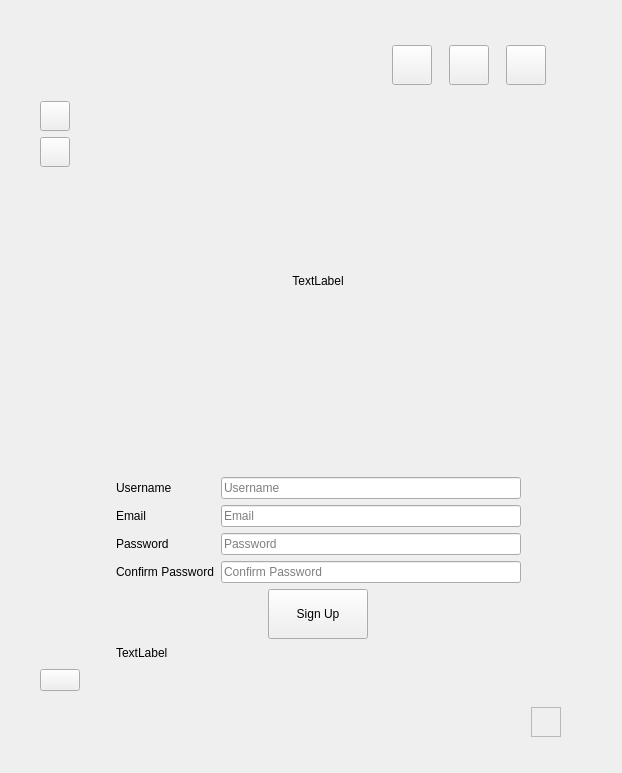
<?xml version="1.0" encoding="UTF-8"?>
<ui version="4.0">
 <class>QWidget</class>
 <widget class="QWidget" name="QWidget">
  <property name="geometry">
   <rect>
    <x>0</x>
    <y>0</y>
    <width>622</width>
    <height>773</height>
   </rect>
  </property>
  <property name="windowTitle">
   <string>Form</string>
  </property>
  <widget class="QWidget" name="verticalLayoutWidget_3">
   <property name="geometry">
    <rect>
     <x>30</x>
     <y>45</y>
     <width>531</width>
     <height>692</height>
    </rect>
   </property>
   <layout class="QVBoxLayout" name="verticalLayout_3">
    <property name="sizeConstraint">
     <enum>QLayout::SetNoConstraint</enum>
    </property>
    <item>
     <layout class="QHBoxLayout" name="horizontalLayout_4">
      <property name="sizeConstraint">
       <enum>QLayout::SetMinAndMaxSize</enum>
      </property>
      <item>
       <widget class="QLabel" name="label_8">
        <property name="maximumSize">
         <size>
          <width>100</width>
          <height>100</height>
         </size>
        </property>
        <property name="text">
         <string/>
        </property>
       </widget>
      </item>
      <item>
       <widget class="QLabel" name="label_9">
        <property name="maximumSize">
         <size>
          <width>100</width>
          <height>100</height>
         </size>
        </property>
        <property name="text">
         <string/>
        </property>
        <property name="scaledContents">
         <bool>false</bool>
        </property>
       </widget>
      </item>
      <item>
       <widget class="QLabel" name="label_10">
        <property name="maximumSize">
         <size>
          <width>100</width>
          <height>100</height>
         </size>
        </property>
        <property name="text">
         <string/>
        </property>
       </widget>
      </item>
      <item>
       <widget class="QPushButton" name="Minimize">
        <property name="maximumSize">
         <size>
          <width>40</width>
          <height>40</height>
         </size>
        </property>
        <property name="text">
         <string/>
        </property>
       </widget>
      </item>
      <item>
       <widget class="QPushButton" name="Maximize">
        <property name="maximumSize">
         <size>
          <width>40</width>
          <height>40</height>
         </size>
        </property>
        <property name="text">
         <string/>
        </property>
       </widget>
      </item>
      <item>
       <widget class="QPushButton" name="Cross">
        <property name="maximumSize">
         <size>
          <width>40</width>
          <height>40</height>
         </size>
        </property>
        <property name="text">
         <string/>
        </property>
       </widget>
      </item>
     </layout>
    </item>
    <item>
     <layout class="QHBoxLayout" name="horizontalLayout">
      <property name="leftMargin">
       <number>10</number>
      </property>
      <property name="topMargin">
       <number>10</number>
      </property>
      <property name="rightMargin">
       <number>10</number>
      </property>
      <property name="bottomMargin">
       <number>10</number>
      </property>
      <item>
       <layout class="QVBoxLayout" name="verticalLayout_2">
        <property name="sizeConstraint">
         <enum>QLayout::SetNoConstraint</enum>
        </property>
        <item>
         <widget class="QPushButton" name="Menu">
          <property name="maximumSize">
           <size>
            <width>30</width>
            <height>30</height>
           </size>
          </property>
          <property name="text">
           <string/>
          </property>
         </widget>
        </item>
        <item>
         <widget class="QPushButton" name="Home">
          <property name="maximumSize">
           <size>
            <width>30</width>
            <height>30</height>
           </size>
          </property>
          <property name="text">
           <string/>
          </property>
         </widget>
        </item>
        <item>
         <widget class="QLabel" name="label_7">
          <property name="text">
           <string/>
          </property>
         </widget>
        </item>
        <item>
         <widget class="QLabel" name="label_11">
          <property name="text">
           <string/>
          </property>
         </widget>
        </item>
        <item>
         <widget class="QLabel" name="label_4">
          <property name="text">
           <string/>
          </property>
         </widget>
        </item>
        <item>
         <widget class="QPushButton" name="Settings">
          <property name="text">
           <string/>
          </property>
         </widget>
        </item>
       </layout>
      </item>
      <item>
       <layout class="QVBoxLayout" name="verticalLayout">
        <property name="leftMargin">
         <number>30</number>
        </property>
        <property name="topMargin">
         <number>30</number>
        </property>
        <property name="rightMargin">
         <number>30</number>
        </property>
        <property name="bottomMargin">
         <number>30</number>
        </property>
        <item alignment="Qt::AlignHCenter|Qt::AlignVCenter">
         <widget class="QLabel" name="Mainphoto">
          <property name="minimumSize">
           <size>
            <width>300</width>
            <height>300</height>
           </size>
          </property>
          <property name="maximumSize">
           <size>
            <width>300</width>
            <height>300</height>
           </size>
          </property>
          <property name="cursor">
           <cursorShape>ArrowCursor</cursorShape>
          </property>
          <property name="frameShadow">
           <enum>QFrame::Raised</enum>
          </property>
          <property name="text">
           <string>TextLabel</string>
          </property>
          <property name="textFormat">
           <enum>Qt::RichText</enum>
          </property>
          <property name="scaledContents">
           <bool>true</bool>
          </property>
          <property name="alignment">
           <set>Qt::AlignCenter</set>
          </property>
         </widget>
        </item>
        <item>
         <layout class="QHBoxLayout" name="horizontalLayout_5">
          <property name="spacing">
           <number>20</number>
          </property>
          <property name="leftMargin">
           <number>20</number>
          </property>
          <property name="topMargin">
           <number>20</number>
          </property>
          <property name="rightMargin">
           <number>20</number>
          </property>
          <property name="bottomMargin">
           <number>20</number>
          </property>
         </layout>
        </item>
        <item>
         <layout class="QHBoxLayout" name="horizontalLayout_3">
          <item>
           <layout class="QVBoxLayout" name="verticalLayout_8">
            <property name="sizeConstraint">
             <enum>QLayout::SetMaximumSize</enum>
            </property>
            <item>
             <widget class="QLabel" name="Username">
              <property name="text">
               <string>Username</string>
              </property>
              <property name="wordWrap">
               <bool>true</bool>
              </property>
             </widget>
            </item>
            <item>
             <widget class="QLabel" name="label_5">
              <property name="text">
               <string>Email</string>
              </property>
             </widget>
            </item>
            <item>
             <widget class="QLabel" name="Password">
              <property name="text">
               <string>Password</string>
              </property>
              <property name="wordWrap">
               <bool>true</bool>
              </property>
             </widget>
            </item>
            <item>
             <widget class="QLabel" name="ConfurmPassword">
              <property name="text">
               <string>Confirm Password</string>
              </property>
              <property name="wordWrap">
               <bool>true</bool>
              </property>
             </widget>
            </item>
           </layout>
          </item>
          <item>
           <layout class="QVBoxLayout" name="verticalLayout_10">
            <item>
             <widget class="QLineEdit" name="Usernamet">
              <property name="maximumSize">
               <size>
                <width>300</width>
                <height>100</height>
               </size>
              </property>
              <property name="echoMode">
               <enum>QLineEdit::Normal</enum>
              </property>
              <property name="placeholderText">
               <string>Username</string>
              </property>
             </widget>
            </item>
            <item>
             <widget class="QLineEdit" name="Emailt">
              <property name="maximumSize">
               <size>
                <width>300</width>
                <height>100</height>
               </size>
              </property>
              <property name="placeholderText">
               <string>Email</string>
              </property>
             </widget>
            </item>
            <item>
             <widget class="QLineEdit" name="Passwordt">
              <property name="maximumSize">
               <size>
                <width>300</width>
                <height>100</height>
               </size>
              </property>
              <property name="echoMode">
               <enum>QLineEdit::Password</enum>
              </property>
              <property name="placeholderText">
               <string>Password</string>
              </property>
             </widget>
            </item>
            <item>
             <widget class="QLineEdit" name="ConfirmPasswordt">
              <property name="maximumSize">
               <size>
                <width>300</width>
                <height>100</height>
               </size>
              </property>
              <property name="echoMode">
               <enum>QLineEdit::Password</enum>
              </property>
              <property name="placeholderText">
               <string>Confirm Password</string>
              </property>
             </widget>
            </item>
           </layout>
          </item>
         </layout>
        </item>
        <item alignment="Qt::AlignHCenter|Qt::AlignVCenter">
         <widget class="QPushButton" name="SignUpt">
          <property name="minimumSize">
           <size>
            <width>100</width>
            <height>50</height>
           </size>
          </property>
          <property name="maximumSize">
           <size>
            <width>500</width>
            <height>100</height>
           </size>
          </property>
          <property name="text">
           <string>Sign Up</string>
          </property>
         </widget>
        </item>
        <item>
         <widget class="QLabel" name="Status">
          <property name="text">
           <string>TextLabel</string>
          </property>
         </widget>
        </item>
       </layout>
      </item>
     </layout>
    </item>
    <item alignment="Qt::AlignRight">
     <widget class="QFrame" name="size_grip">
      <property name="minimumSize">
       <size>
        <width>30</width>
        <height>30</height>
       </size>
      </property>
      <property name="maximumSize">
       <size>
        <width>30</width>
        <height>30</height>
       </size>
      </property>
      <property name="toolTipDuration">
       <number>14</number>
      </property>
      <property name="layoutDirection">
       <enum>Qt::LeftToRight</enum>
      </property>
      <property name="autoFillBackground">
       <bool>false</bool>
      </property>
      <property name="frameShape">
       <enum>QFrame::StyledPanel</enum>
      </property>
      <property name="frameShadow">
       <enum>QFrame::Raised</enum>
      </property>
     </widget>
    </item>
   </layout>
  </widget>
  <widget class="QLabel" name="label">
   <property name="geometry">
    <rect>
     <x>1170</x>
     <y>200</y>
     <width>60</width>
     <height>16</height>
    </rect>
   </property>
   <property name="text">
    <string>TextLabel</string>
   </property>
  </widget>
 </widget>
 <resources/>
 <connections/>
</ui>
